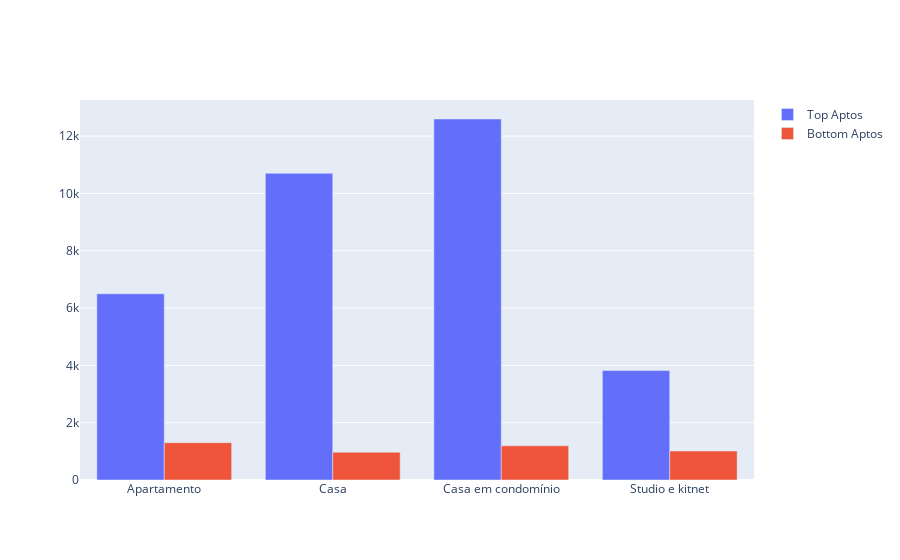

Source (notebook cell):
### Markdown cell above
Vamos analisar com mais informações as diferenças entre os 10 bairros mais caros e os 10bairros mais baratos

### Code cell
# Primeiramente temos que filtrar o df original para ter apenas os bairros que estão entre o top 10 mais caros, pegando informações deles
infos_top_bairros = housing[housing['district'].isin(top_10_rent['Distrito'])]
infos_bot_bairros = housing[housing['district'].isin(bot_10_rent['Distrito'])]

# Agora que ja temos um df com as informações dos bairros mais caros e outro com as infos dos mais baratos, vamos fazer um agregamento em cada um para pegar a media do aluguel por tipo do imovel
aluguel_top_bairro_tipo = infos_top_bairros.groupby('type')['rent'].mean().reset_index()
aluguel_bot_bairro_tipo = infos_bot_bairros.groupby('type')['rent'].mean().reset_index()

# ploranto o grafico
fig = go.Figure()

fig.add_trace(go.Bar(
    x=aluguel_top_bairro_tipo["type"],
    y=aluguel_top_bairro_tipo["rent"],
    name="Top Aptos"
))

fig.add_trace(go.Bar(
    x=aluguel_bot_bairro_tipo["type"],
    y=aluguel_bot_bairro_tipo["rent"],
    name="Bottom Aptos"
))


fig.show()

### Figure 1 — Plotly figure (JSON) as saved in the notebook; plotly's stock layout.template omitted (floating-point values rounded to 4 significant figures)
{"data": [{"name": "Top Aptos", "type": "bar", "x": ["Apartamento", "Casa", "Casa em condomínio", "Studio e kitnet"], "y": [6497.0, 10700.0, 12600.0, 3819.0]}, {"name": "Bottom Aptos", "type": "bar", "x": ["Apartamento", "Casa", "Casa em condomínio", "Studio e kitnet"], "y": [1303.0, 969.6, 1192.0, 1011.0]}], "layout": {}}
